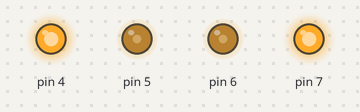
The sketch below on a simulated Arduino Uno, built with avr-gcc and run on an emulated ATmega328P. On the bench: output pins drawn as LEDs (lit = HIGH).

Above: at 0.1 s.
Timing chart, 0 to 1.6 s (numbered marks = the images above):
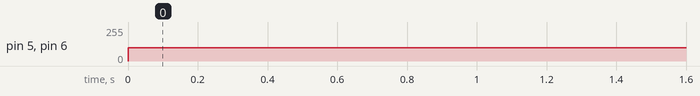

The sketch:

Unior2_Drive.ino
```cpp
#include <Wire.h>

void setup() {
  pinMode(4,1);
  pinMode(5,1);
  pinMode(6,1);
  pinMode(7,1);
  Wire.begin(8);
  Wire.onReceive(receiv);
  move(0,0);
}

void loop() {
  move(50,50);
  delay(100);
}

void receiv(int sp) {
  while (Wire.available()) {
    char c = Wire.read();
    Serial.print(c);
  }
}

void move(int8_t m1, int8_t m2){
  digitalWrite(4,!(m1>>7));
  analogWrite(5,m1<<1);
  analogWrite(6,m2<<1);
  digitalWrite(7,!(m2>>7));
}
```

Measured:
- by itself, pin 5, pin 6: 0/255 → 100/255 at 0.00 s
